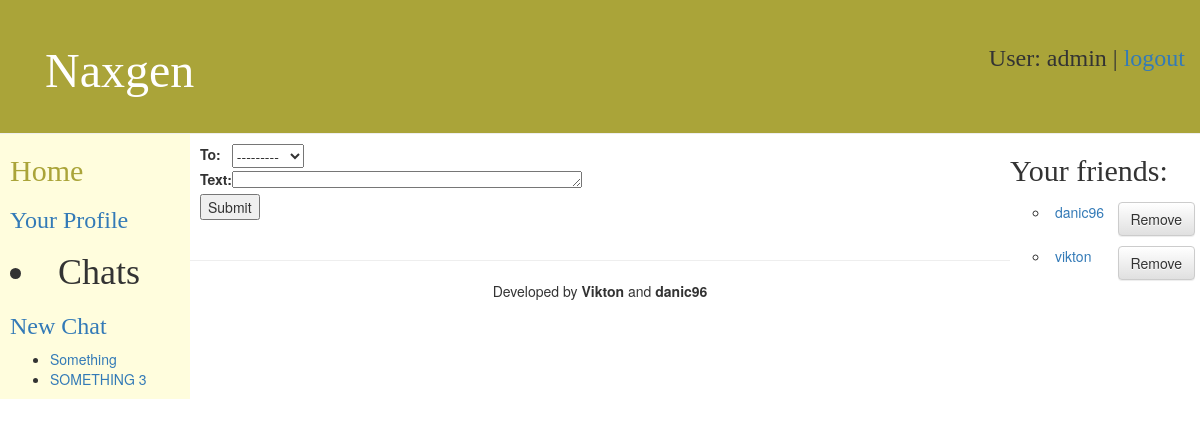
Page /messaging/message/create/ (signed in) on the earlier database version.
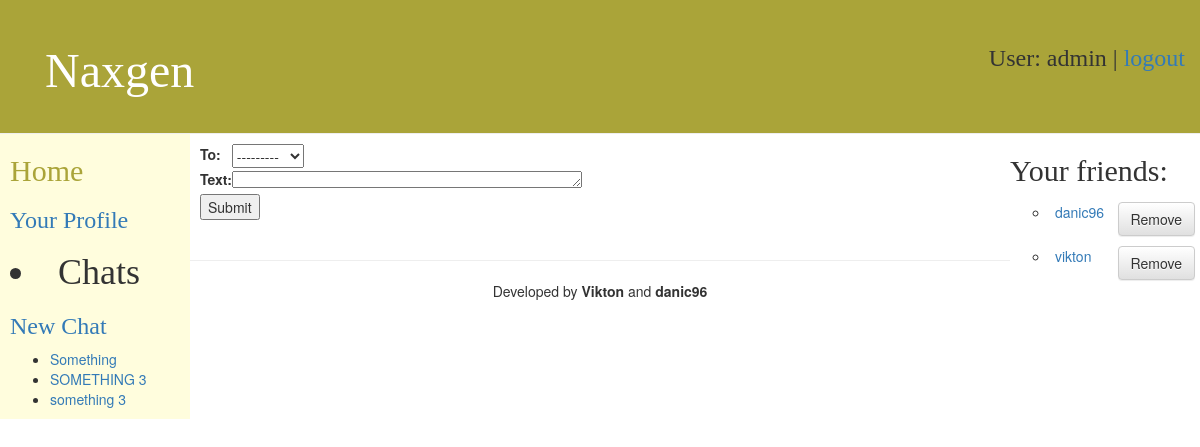
Same page on the later database version.
### messaging/models.py (models this page shows, shortened)
class Group(models.Model):
    id = models.AutoField(primary_key=True)
    name = models.TextField(default="")
    members = models.ManyToManyField(User, blank=True)
    messages = models.ManyToManyField('GroupMessage')

class User(AbstractUser):
    date = models.DateTimeField(default=timezone.now)
    friends = models.ManyToManyField("self", blank=True)
    groups = models.ManyToManyField('Group')
    description = models.TextField(default='')
    phone = models.TextField(default='')
    city = models.TextField(default='')
    website = models.TextField(default='')

### messaging/views.py (the view, shortened to what this page needs)
class MessageCreate(CreateView):
    model = Message
    template_name = 'messaging/form.html'
    form_class = MessageForm
    def get_form_kwargs(self):
        kwargs = super(MessageCreate, self).get_form_kwargs()
        kwargs.update({'request': self.request})
        return kwargs

### messaging/forms.py
class MessageForm(ModelForm):
    def __init__(self, request, *args, **kwargs):
        super(MessageForm, self).__init__(**kwargs)
        user = request.user
        if user:
            self.fields['to'].queryset = User.objects.all().exclude(username=user)
    class Meta:
        model = Message
        fields = ['to', 'text']
        exclude = ('date', 'id', 'sender',)

### messaging/templates/messaging/form.html (shortened to what this page needs)
{% extends "messaging/base.html" %}
{% block content %}
    <form method="post" action="">
        <table>
            {{ form.as_table }}
        </table>
        <input type="submit" value="Submit"/>
    </form>
{% endblock %}

### messaging/templates/messaging/base.html (shortened to what this page needs)
{% load staticfiles %}
<!DOCTYPE html>
<html lang="en">
<head>
    <link rel="stylesheet" href="http://code.jquery.com/ui/1.11.4/themes/smoothness/jquery-ui.css" />
    <link rel="stylesheet" href="//maxcdn.bootstrapcdn.com/bootstrap/3.2.0/css/bootstrap.min.css">
    <link rel="stylesheet" href="//maxcdn.bootstrapcdn.com/bootstrap/3.2.0/css/bootstrap-theme.min.css">
    <link rel="stylesheet" href="{% static "style/base.css" %}" />
    <link rel="stylesheet" href="{% static "style/more.css" %}" />
</head>
<body>
<div id="header" class="page-header">
    {% block header %}
        <div id="wrapper">
            <div id="title">
                <h1><a href="/messaging/">Naxgen</a></h1>
            </div>
            <h3>
            {% if user.username %}
                <p>
                        User: {{ request.user.username }} | <a href="{% url 'logout' %}?next={{request.path}}">logout</a>
                </p>
            {% else %}
                <p>
                    <a href="{% url 'login' %}?next={{request.path}}">Login</a>
                    /
                    <a href="{% url 'messaging:user_create' %}">Register</a>
                </p>
            {% endif %}
            </h3>
        </div>
    {% endblock %}
</div>
<div id="wrapp_this">
<div class="max_height">
<div id="left-sidebar">
    {% block sidebar %}
            <h2><a href="/messaging/">Home</a></h2>
            {% if user.username %}
                <h3> <a href="{% url 'messaging:view_profile' %}">Your Profile</a></h3>
                <h1><li>Chats</li></h1>
                <h3><a href="{% url 'messaging:group_create' %}" >New Chat</a></h3>
                <ul>
                {% for group in user.groups.all %}
                    <li>
                        <a href="{% url 'messaging:group_detail' group.id %}" > {{ group.name }} </a>
                    </li>
                {% endfor %}
                </ul>
            {% endif %}
    {% endblock %}
</div>
<div id="right-sidebar">
    {% block sidebar2 %}
        {% if user.username %}
            <h2>Your friends:</h2>
                <ul>
                {% for friend in request.user.friends.all %}
                    <li type="circle">
                        <div id="wrapper">
                        <a href="{% url 'messaging:view_profile_with_pk' pk=friend.pk %} " >
                            {{ friend.username }}
                        </a>
                        <a href="{% url 'messaging:change_friend' operation='remove' pk=friend.pk %}" >
                            <button id="remove-button" type="button" class="btn btn-default">Remove</button>
                        </a>
                        </div>
                    </li>
                {% endfor %}
                </ul>
        {% endif %}
    {% endblock %}
</div>
<div id="content">
    {% block content %}{% endblock %}
</div>
</div>
<div id="footer">
    {% block footer %}<hr><div >Developed by <b>Vikton</b> and <b>danic96</b></div>{% endblock %}
</div>
</div>
</body>
</html>

Differences in the rows shown:
added Group: name "something 3"
